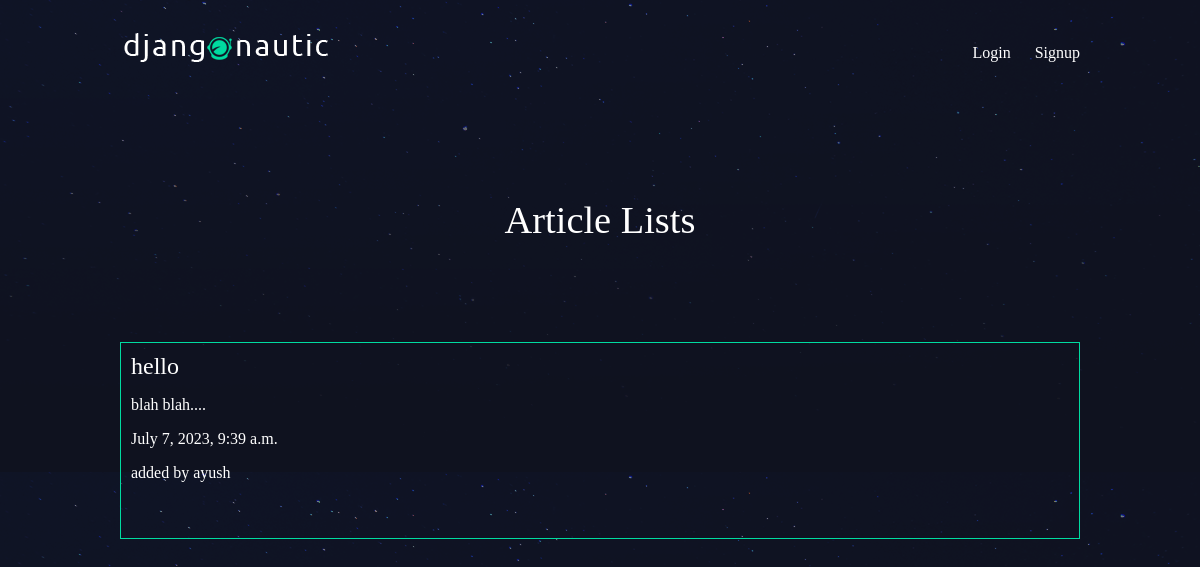
/articles/, run on an earlier commit of the app's database.
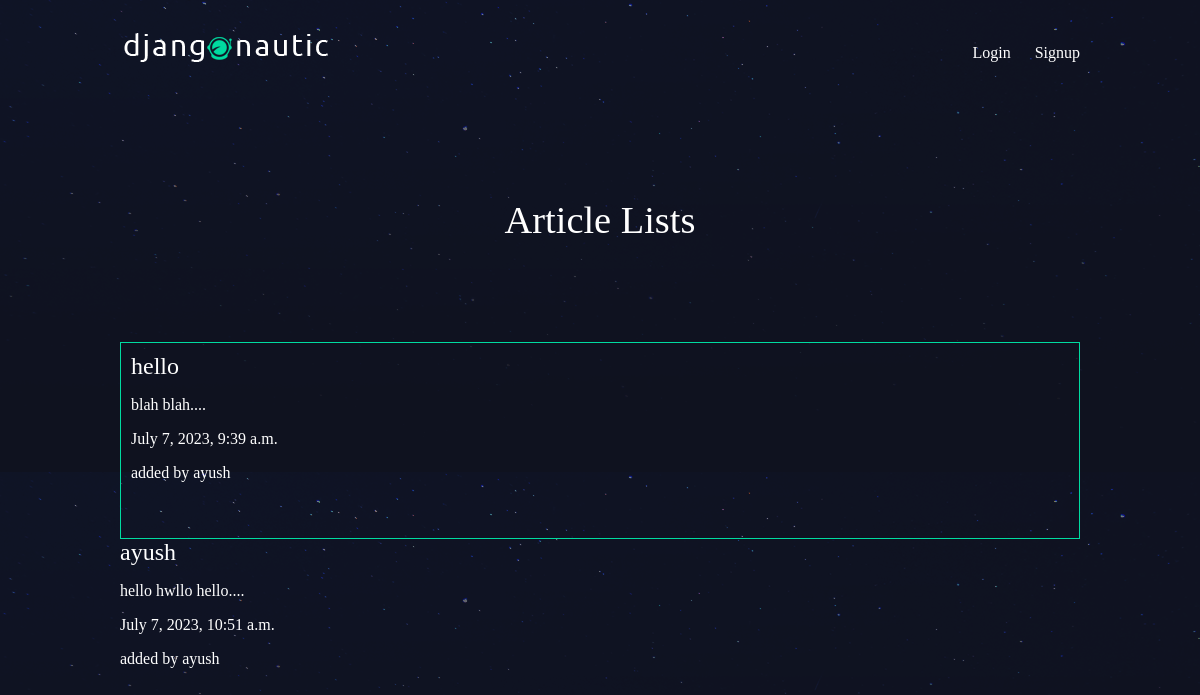
And on a later commit of the database.
### articles/models.py (models this page shows, shortened)
class Article(models.Model):
	title=models.CharField(max_length=100)
	slug=models.SlugField()
	body=models.TextField()
	date=models.DateTimeField(auto_now_add=True)
	thumb=models.ImageField(default='default.png',blank=True)
	author=models.ForeignKey(User,default=None,on_delete=models.DO_NOTHING)
	def snippet(self):
		return self.body[:50]+"...."

### articles/views.py (the view)
# urls.py: path('', views.article_list,name='list'),
def article_list(request):
	articles=Article.objects.all().order_by("date")
	return render(request,"articles/article_list.html",{'articles':articles})

### articles/templates/articles/article_list.html (shortened to what this page needs)
{%extends 'base_template.html'%}
{%block content%}
	<h1>Article Lists</h1>
	<div class="articles">
		{%for article in articles%}
			<h2><a href="{%url 'articles:detail' slug=article.slug%}">{{article.title}}</a></h2>
			<p>{{article.snippet}}</p>
			<p>{{article.date}}</p>
			<p class="author">added by {{article.author.username}}</p>
		</div>
		{%endfor%}
	</div>
{%endblock%}

What changed in the data, as far as the page shows it:
added Article: title "ayush", snippet "hello hwllo hello....", date "July 7, 2023, 10:51 a.m.", author.username "ayush"
